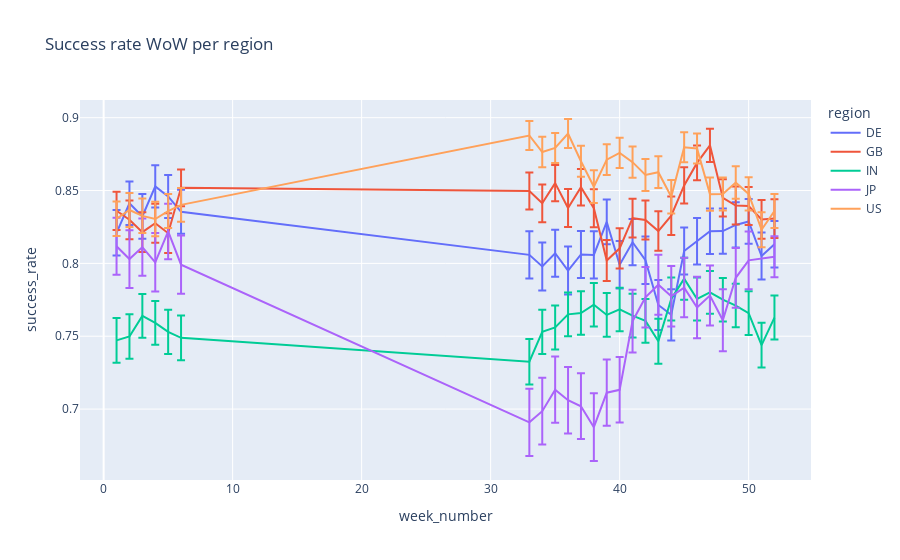

Notebook source saved alongside this figure:
### Code cell
plt= px.line(df10.reset_index(), x='week_number', y='success_rate',error_y='CI_range',color='region', title='Success rate WoW per region')
plt.show()

### Figure 1 — Plotly figure (JSON) as saved in the notebook; plotly's stock layout.template omitted (floating-point values rounded to 4 significant figures)
{"data": [{"error_y": {"array": [0.01564, 0.01494, 0.01533, 0.01457, 0.01479, 0.01508, 0.01617, 0.01653, 0.01614, 0.01648, 0.01612, 0.01615, 0.01537, 0.01636, 0.01587, 0.01628, 0.01715, 0.01758, 0.01606, 0.016, 0.0156, 0.01555, 0.01553, 0.01536, 0.01614, 0.01597]}, "hovertemplate": "region=DE<br>week_number=%{x}<br>success_rate=%{y}<extra></extra>", "legendgroup": "DE", "line": {"color": "#636efa", "dash": "solid"}, "marker": {"symbol": "circle"}, "mode": "lines", "name": "DE", "orientation": "v", "showlegend": true, "type": "scatter", "x": [1, 2, 3, 4, 5, 6, 33, 34, 35, 36, 37, 38, 39, 40, 41, 42, 43, 44, 45, 46, 47, 48, 49, 50, 51, 52], "xaxis": "x", "y": [0.821, 0.8413, 0.8322, 0.8529, 0.8459, 0.8354, 0.8058, 0.7979, 0.8069, 0.7951, 0.8062, 0.8058, 0.8284, 0.7991, 0.8145, 0.8022, 0.7715, 0.7647, 0.8085, 0.8152, 0.822, 0.8222, 0.8264, 0.8288, 0.8051, 0.8132], "yaxis": "y"}, {"error_y": {"array": [0.01311, 0.0133, 0.01359, 0.01343, 0.01362, 0.01259, 0.01267, 0.01295, 0.01243, 0.01301, 0.01258, 0.01306, 0.01408, 0.01384, 0.01324, 0.01336, 0.01352, 0.01321, 0.01247, 0.01196, 0.01146, 0.01276, 0.01298, 0.01298, 0.01332, 0.01329]}, "hovertemplate": "region=GB<br>week_number=%{x}<br>success_rate=%{y}<extra></extra>", "legendgroup": "GB", "line": {"color": "#EF553B", "dash": "solid"}, "marker": {"symbol": "circle"}, "mode": "lines", "name": "GB", "orientation": "v", "showlegend": true, "type": "scatter", "x": [1, 2, 3, 4, 5, 6, 33, 34, 35, 36, 37, 38, 39, 40, 41, 42, 43, 44, 45, 46, 47, 48, 49, 50, 51, 52], "xaxis": "x", "y": [0.8361, 0.8299, 0.8214, 0.8275, 0.8207, 0.8519, 0.8497, 0.8412, 0.8551, 0.838, 0.8522, 0.8378, 0.8019, 0.8103, 0.831, 0.8298, 0.8222, 0.8327, 0.8535, 0.869, 0.881, 0.8449, 0.8397, 0.8394, 0.8302, 0.8308], "yaxis": "y"}, {"error_y": {"array": [0.01541, 0.0153, 0.015, 0.015, 0.01524, 0.01536, 0.01566, 0.0152, 0.01516, 0.01496, 0.01501, 0.0149, 0.01497, 0.01494, 0.01498, 0.01506, 0.01544, 0.01482, 0.01441, 0.01468, 0.01469, 0.0149, 0.01487, 0.01498, 0.01539, 0.01508]}, "hovertemplate": "region=IN<br>week_number=%{x}<br>success_rate=%{y}<extra></extra>", "legendgroup": "IN", "line": {"color": "#00cc96", "dash": "solid"}, "marker": {"symbol": "circle"}, "mode": "lines", "name": "IN", "orientation": "v", "showlegend": true, "type": "scatter", "x": [1, 2, 3, 4, 5, 6, 33, 34, 35, 36, 37, 38, 39, 40, 41, 42, 43, 44, 45, 46, 47, 48, 49, 50, 51, 52], "xaxis": "x", "y": [0.7472, 0.7498, 0.764, 0.7592, 0.753, 0.7489, 0.7325, 0.753, 0.756, 0.765, 0.7659, 0.7717, 0.7646, 0.7684, 0.7642, 0.7605, 0.7465, 0.7755, 0.7895, 0.7755, 0.7801, 0.7751, 0.7711, 0.7659, 0.7439, 0.7628], "yaxis": "y"}, {"error_y": {"array": [0.01955, 0.0198, 0.01971, 0.02006, 0.01909, 0.02001, 0.02303, 0.02295, 0.02275, 0.02286, 0.02256, 0.02322, 0.02271, 0.02249, 0.02153, 0.02083, 0.02054, 0.02071, 0.02044, 0.02113, 0.02059, 0.02122, 0.02051, 0.01985, 0.01406]}, "hovertemplate": "region=JP<br>week_number=%{x}<br>success_rate=%{y}<extra></extra>", "legendgroup": "JP", "line": {"color": "#ab63fa", "dash": "solid"}, "marker": {"symbol": "circle"}, "mode": "lines", "name": "JP", "orientation": "v", "showlegend": true, "type": "scatter", "x": [1, 2, 3, 4, 5, 6, 33, 34, 35, 36, 37, 38, 39, 40, 41, 42, 43, 44, 45, 46, 47, 48, 49, 50, 52], "xaxis": "x", "y": [0.8118, 0.803, 0.8112, 0.8008, 0.8219, 0.7991, 0.6909, 0.6986, 0.7133, 0.7061, 0.7019, 0.6876, 0.7112, 0.7132, 0.7603, 0.7767, 0.7854, 0.7774, 0.7834, 0.7697, 0.7779, 0.761, 0.7901, 0.8021, 0.8045], "yaxis": "y"}, {"error_y": {"array": [0.01185, 0.01167, 0.01184, 0.01187, 0.01171, 0.0116, 0.01001, 0.0104, 0.01033, 0.009956, 0.01066, 0.01122, 0.0106, 0.01044, 0.01066, 0.01095, 0.01089, 0.01143, 0.0103, 0.01033, 0.01138, 0.01135, 0.01113, 0.01138, 0.01207, 0.01171]}, "hovertemplate": "region=US<br>week_number=%{x}<br>success_rate=%{y}<extra></extra>", "legendgroup": "US", "line": {"color": "#FFA15A", "dash": "solid"}, "marker": {"symbol": "circle"}, "mode": "lines", "name": "US", "orientation": "v", "showlegend": true, "type": "scatter", "x": [1, 2, 3, 4, 5, 6, 33, 34, 35, 36, 37, 38, 39, 40, 41, 42, 43, 44, 45, 46, 47, 48, 49, 50, 51, 52], "xaxis": "x", "y": [0.8306, 0.8367, 0.8326, 0.8305, 0.8359, 0.8402, 0.8878, 0.8764, 0.8792, 0.8891, 0.8701, 0.8526, 0.8712, 0.8758, 0.8695, 0.8606, 0.8626, 0.8457, 0.8796, 0.8788, 0.8475, 0.8476, 0.8555, 0.8477, 0.8231, 0.8359], "yaxis": "y"}], "layout": {"autosize": true, "legend": {"title": {"text": "region"}, "tracegroupgap": 0}, "title": {"text": "Success rate WoW per region"}, "xaxis": {"anchor": "y", "autorange": true, "domain": [0, 1], "range": [-1.833, 54.83], "title": {"text": "week_number"}, "type": "linear"}, "yaxis": {"anchor": "x", "autorange": true, "domain": [0, 1], "range": [0.6513, 0.9121], "title": {"text": "success_rate"}, "type": "linear"}}}
